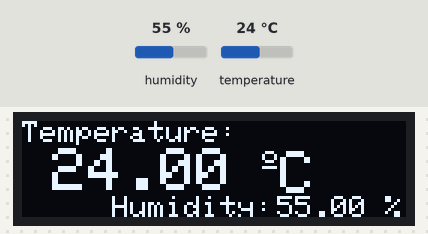
Simulated run of this sketch. Board: Arduino Uno, built with avr-gcc and run on an emulated ATmega328P. Shown: 128×32 one-colour display. The inputs (shaded band) are chosen by the test bench; at power-on: humidity 55 %, temperature 24 °C.

Above: at 3.2 s.
3.3 s: humidity set to 22 %
At 4.4 s:
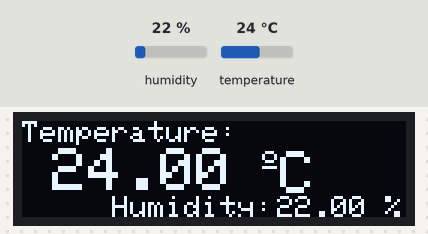
6.0 s: temperature set to 12 °C
At 6.9 s:
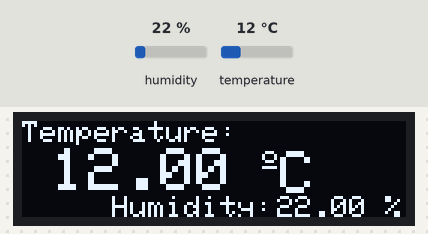
8.7 s: humidity set to 40 %
At 10.6 s:
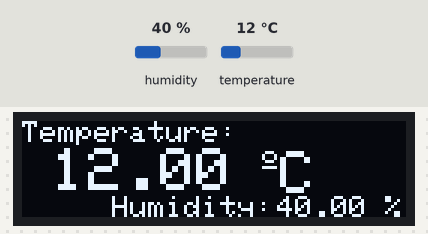
11.6 s: temperature set to 19 °C
At 13.1 s:
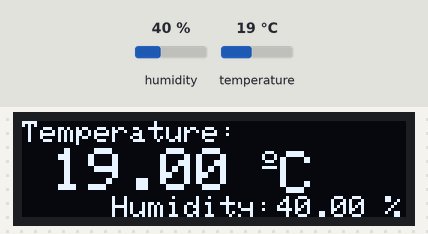
Timing chart, 0 to 14.6 s (numbered marks = the images above; inputs shaded):
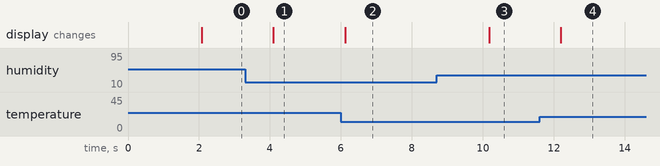

Measured:
- after the input at 3.3 s, the display: changes after 0.80 s (image 1)
- after the input at 6.0 s, the display: changes after 0.13 s (image 2)
- after the input at 8.7 s, the display: changes after 1.5 s (image 3)
- after the input at 11.6 s, the display: changes after 0.60 s (image 4)

The sketch:

DHT11_OLED.ino
```cpp
#include <Wire.h>
#include <Adafruit_GFX.h>
#include <Adafruit_SSD1306.h>
#include <Adafruit_Sensor.h>
#include <DHT.h>

#define SCREEN_WIDTH 128 // OLED display width, in pixels
#define SCREEN_HEIGHT 32 // OLED display height, in pixels

#define OLED_RESET -1
Adafruit_SSD1306 display(SCREEN_WIDTH, SCREEN_HEIGHT, &Wire, OLED_RESET);

#define DHTPIN 8 // digital pin connected to sensor
#define DHTTYPE    DHT11     // DHT 11
//#define DHTTYPE    DHT22     // DHT 22 (AM2302)


DHT dht(DHTPIN, DHTTYPE);


void setup() {
  Serial.begin(115200);
  dht.begin();
  display.begin(SSD1306_SWITCHCAPVCC, 0x3C);
  delay(2000);
  display.clearDisplay();
  display.setTextColor(WHITE);
}

void loop() {
  float t = dht.readTemperature();
  float h = dht.readHumidity();
  if (isnan(h) || isnan(t)) {
    Serial.println("Failed to read from DHT sensor!");
  }

  //clear display
  display.clearDisplay();

  // display temperature
  display.setTextSize(1);
  display.setCursor(0,0);
  display.print("Temperature: ");
  display.setTextSize(2);
  display.setCursor(10,9);
  display.print(t);
  display.print(" ");
  display.setCursor(80,10);
  display.setTextSize(1);
  display.cp437(true);
  display.write(167);
  display.setTextSize(2);
  display.print("C");

  // display humidity
  display.setTextSize(1);
  display.setCursor(30, 25);
  display.print("Humidity: ");
  display.setTextSize(1);
  display.setCursor(85, 25);
  display.print(h);
  display.setCursor(115, 25);
  display.print(" %");

  display.display();
}
```
